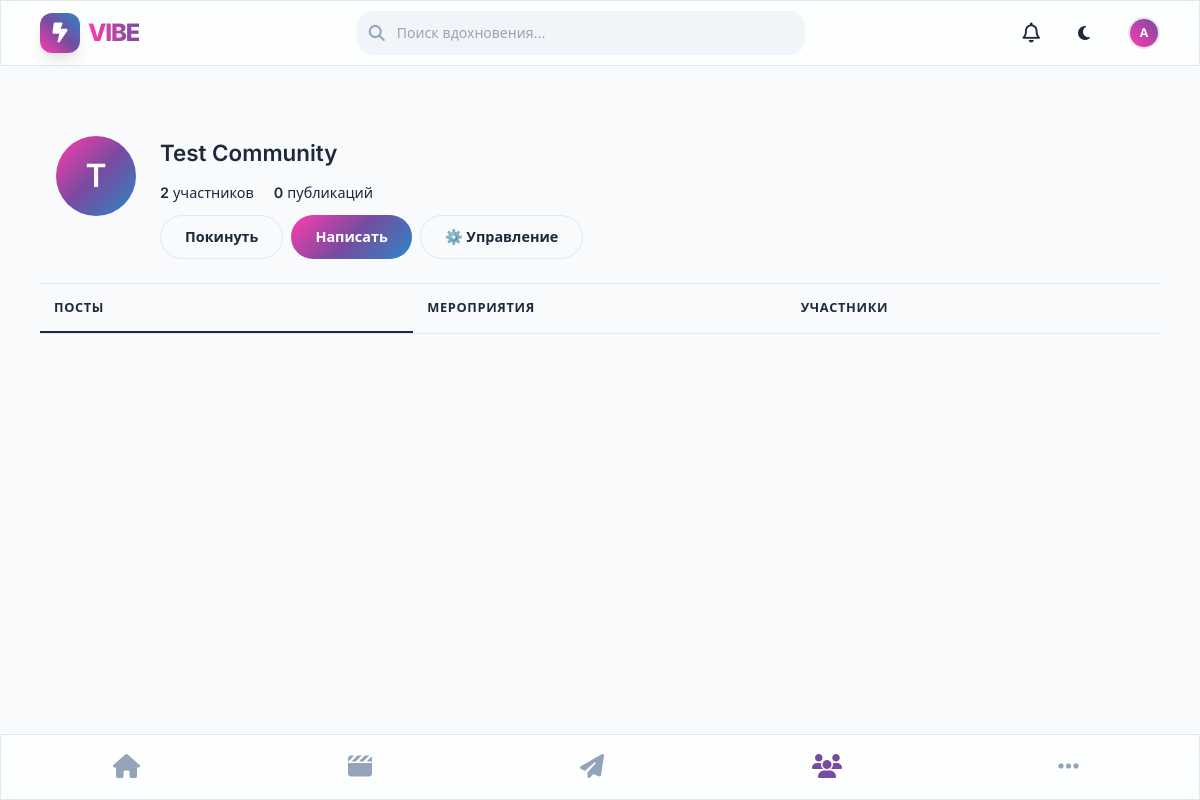
/community/test-community (signed in), run on the app's committed database.
### app.py (models this page shows, shortened)
class User(UserMixin, db.Model):
    id = db.Column(db.Integer, primary_key=True)
    username = db.Column(db.String(50), unique=True, nullable=False)
    email = db.Column(db.String(120), unique=True, nullable=False)
    password_hash = db.Column(db.String(200), nullable=False)
    bio = db.Column(db.Text)
    avatar = db.Column(db.String(200), default='default.png')
    avatar_cloudinary_url = db.Column(db.String(500), nullable=True)
    created_at = db.Column(db.DateTime, default=datetime.utcnow)
    last_seen = db.Column(db.DateTime, default=datetime.utcnow)
    location = db.Column(db.String(100), nullable=True)
    website = db.Column(db.String(200), nullable=True)
    birthday = db.Column(db.Date, nullable=True)
    interests = db.Column(db.Text, nullable=True)
    occupation = db.Column(db.String(100), nullable=True)
    is_private = db.Column(db.Boolean, default=False)
    hide_followers = db.Column(db.Boolean, default=False)
    hide_following = db.Column(db.Boolean, default=False)
    approve_followers = db.Column(db.Boolean, default=False)
    phone = db.Column(db.String(20), nullable=True)
    phone_verified = db.Column(db.Boolean, default=False)
    phone_otp = db.Column(db.String(6), nullable=True)
    phone_otp_expires = db.Column(db.DateTime, nullable=True)
    is_bot = db.Column(db.Boolean, default=False)
    bot_token = db.Column(db.String(64), unique=True, nullable=True)
    bot_commands = db.Column(db.Text, default='[]')
    can_join_groups = db.Column(db.Boolean, default=True)
    privacy_mode = db.Column(db.Boolean, default=True)
    webhook_url = db.Column(db.String(500), nullable=True)
    creator_id = db.Column(db.Integer, db.ForeignKey('user.id'), nullable=True)
    is_banned = db.Column(db.Boolean, default=False)
    is_staff = db.Column(db.Boolean, default=False)
    posts = db.relationship('Post', backref='author', lazy='dynamic')
    likes = db.relationship('Like', backref='user', lazy='dynamic')
    followed = db.relationship(
        'User', secondary=followers,
        primaryjoin=(followers.c.follower_id == id),
        secondaryjoin=(followers.c.followed_id == id),
        backref=db.backref('followers', lazy='dynamic'),
        lazy='dynamic'
    )
    blocked = db.relationship(
        'User', secondary=blocked,
        primaryjoin=(blocked.c.blocker_id == id),
        secondaryjoin=(blocked.c.blocked_id == id),
        backref=db.backref('blocked_by', lazy='dynamic'),
        lazy='dynamic'
    )
    messages_sent = db.relationship('Message', foreign_keys='Message.sender_id', backref='sender', lazy='dynamic')
    messages_received = db.relationship('Message', foreign_keys='Message.recipient_id', backref='recipient', lazy='dynamic')
    def is_member(self, community):
        return CommunityMember.query.filter_by(user_id=self.id, community_id=community.id, status='approved').first() is not None
    def is_pending(self, community):
        return CommunityMember.query.filter_by(user_id=self.id, community_id=community.id, status='pending').first() is not None
    def is_admin(self, community):
        member = CommunityMember.query.filter_by(user_id=self.id, community_id=community.id, status='approved').first()
        return member and member.role in ('admin', 'creator')

class Community(db.Model):
    id = db.Column(db.Integer, primary_key=True)
    name = db.Column(db.String(50), unique=True, nullable=False)
    slug = db.Column(db.String(50), unique=True, nullable=False)
    description = db.Column(db.Text)
    image = db.Column(db.String(200), default='community_default.png')
    is_private = db.Column(db.Boolean, default=False)
    created_at = db.Column(db.DateTime, default=datetime.utcnow)
    creator_id = db.Column(db.Integer, db.ForeignKey('user.id'), nullable=False)
    is_banned = db.Column(db.Boolean, default=False)
    creator = db.relationship('User', backref='created_communities')
    posts = db.relationship('Post', backref='community', lazy='dynamic', cascade='all, delete-orphan')
    members = db.relationship('CommunityMember', backref='community', lazy='dynamic', cascade='all, delete-orphan',
                           primaryjoin="CommunityMember.community_id==Community.id",
                           foreign_keys='CommunityMember.community_id',
                           viewonly=True)

### app.py (the view, shortened to what this page needs)
@app.route('/community/<slug>', methods=['GET', 'POST'])
def community(slug):
    comm = Community.query.filter_by(slug=slug).first_or_404()
    is_member = current_user.is_authenticated and current_user.is_member(comm)
    is_admin = current_user.is_authenticated and current_user.is_admin(comm)
    is_pending = current_user.is_authenticated and current_user.is_pending(comm)
    is_staff_view = current_user.is_authenticated and current_user.is_staff
    if comm.is_private and not is_member and not is_staff_view:
        if current_user.is_authenticated:
            flash('Это приватное сообщество')
            return redirect(url_for('communities'))
        return redirect(url_for('login'))
    posts = comm.posts.order_by(Post.created_at.desc()).all()
    show_edit = request.args.get('edit') == '1' and is_admin
    return render_template('community.html', community=comm, posts=posts, is_member=is_member, is_admin=is_admin, is_pending=is_pending, show_edit=show_edit, is_staff_view=is_staff_view)

### app.py (called while the page is built, shortened)
@app.after_request
def process_webhooks(response):
    if _webhook_queue:
        import threading
        t = threading.Thread(target=process_webhook_queue, daemon=True)
        t.start()
    return response

@login_manager.user_loader
def load_user(user_id):
    return User.query.get(int(user_id))

@app.before_request
def update_last_seen():
    if current_user.is_authenticated:
        try:
            current_user.last_seen = datetime.utcnow()
            db.session.commit()
        except:
            pass

@app.before_request
def run_migrations():
    global _migration_done
    if _migration_done:
        return

@app.context_processor
def inject_utils():
    def get_avatar_url(user):
        if user is None:
            return None
        if hasattr(user, 'avatar_cloudinary_url') and user.avatar_cloudinary_url:
            return user.avatar_cloudinary_url
        if hasattr(user, 'avatar') and user.avatar and user.avatar != 'default.png':
            return url_for('uploaded_file', filename=user.avatar)
        return None
    return dict(get_avatar_url=get_avatar_url)

### templates/community.html (shortened to what this page needs)
{% extends "base.html" %}
{% block content %}
<div class="profile">
    <div class="profile-header">
        <div class="profile-info">
            <div class="profile-avatar-large">
                {% if community.image and community.image.startswith('http') %}
                <img src="{{ community.image }}" alt="">
                {% elif community.image and community.image != 'community_default.png' %}
                <img src="{{ url_for('uploaded_file', filename=community.image) }}" alt="">
                {% else %}
                <div class="avatar-placeholder-large">{{ community.name[0].upper() }}</div>
                {% endif %}
            </div>
            <div class="profile-details">
                <div class="profile-title">
                    <h1 class="profile-username">{{ community.name }}</h1>
                </div>
                <div class="profile-stats">
                    <span><strong>{{ community.members.count() }}</strong> участников</span>
                    <span><strong>{{ community.posts.count() }}</strong> публикаций</span>
                </div>
                <div class="profile-actions">
                    {% if current_user.is_authenticated %}
                        {% if is_member %}
                        <form method="POST" action="{{ url_for('leave_community', slug=community.slug) }}">
                            <button type="submit" class="btn btn-outline">Покинуть</button>
                        </form>
                        {% elif is_pending %}
                        <span class="btn btn-outline" style="opacity: 0.7;">Заявка отправлена</span>
                        {% else %}
                        <form method="POST" action="{{ url_for('join_community', slug=community.slug) }}">
                            <input type="hidden" name="csrf_token" value="{{ csrf_token() }}">
                            <button type="submit" class="btn btn-primary">Вступить</button>
                        </form>
                        {% endif %}
                        {% if is_member %}
                        <a href="{{ url_for('community_post', slug=community.slug) }}" class="btn btn-primary">Написать</a>
                        {% endif %}
                        {% if is_admin %}
                        <a href="{{ url_for('community', slug=community.slug) }}?edit=1" class="btn btn-outline">⚙️ Управление</a>
                        {% endif %}
                    {% endif %}
                </div>
            </div>
        </div>
    </div>
    <div class="profile-tabs">
        <a href="{{ url_for('community', slug=community.slug) }}" class="tab active">Посты</a>
        <a href="{{ url_for('community_events', slug=community.slug) }}" class="tab">Мероприятия</a>
        {% if is_admin %}
        <a href="{{ url_for('community_members', slug=community.slug) }}" class="tab">Участники</a>
        {% endif %}
    </div>
    {% if is_member or not community.is_private %}
    <div class="feed">
    </div>
    {% else %}
    <div class="empty-state">
        <div class="empty-icon">🔒</div>
        <h3 class="empty-title">Закрытое сообщество</h3>
        <p class="empty-text">Вступите, чтобы видеть публикации</p>
    </div>
    {% endif %}
</div>
{% endblock %}

### templates/base.html (shortened to what this page needs)
<!DOCTYPE html>
<html lang="ru" class="scroll-smooth">
<head>
    <script src="https://cdn.tailwindcss.com"></script>
    <link rel="stylesheet" href="https://cdnjs.cloudflare.com/ajax/libs/font-awesome/6.5.1/css/all.min.css">
    <link rel="stylesheet" href="{{ url_for('static', filename='style.css') }}">
</head>
<body class="font-sans transition-colors duration-300">
    {% if request.endpoint not in ['chat_view', 'conversation', 'chats_list', 'create_chat', 'chat_members', 'chat_add_member', 'forward_message', 'edit_chat', 'delete_message', 'chats_api'] %}
    <header class="fixed top-0 w-full z-50 glass border-b border-slate-200 dark:border-dark-border">
        <div class="max-w-6xl mx-auto px-4 h-16 flex items-center justify-between">
            <div class="flex items-center gap-2">
                <div class="w-10 h-10 bg-gradient-to-tr from-brand-start via-brand-middle to-brand-end rounded-xl flex items-center justify-center text-white shadow-lg">
                    <i class="fa-solid fa-bolt-lightning text-xl"></i>
                </div>
                <a href="{{ url_for('index') }}" class="text-2xl font-extrabold tracking-tighter bg-clip-text text-transparent bg-gradient-to-r from-brand-start to-brand-middle">VIBE</a>
            </div>
            <div class="flex-1 max-w-md mx-8 hidden md:block">
                <div class="relative">
                    <span class="absolute inset-y-0 left-0 pl-3 flex items-center text-slate-400">
                        <i class="fa-solid fa-magnifying-glass"></i>
                    </span>
                    <form method="GET" action="{{ url_for('explore') }}">
                        <input type="text" name="q" placeholder="Поиск вдохновения..." class="w-full bg-slate-100 dark:bg-slate-800 border-none rounded-2xl py-3 pl-10 pr-4 focus:ring-2 focus:ring-brand-middle transition-all outline-none text-sm">
                    </form>
                </div>
            </div>
            <div class="flex items-center gap-2 sm:gap-6">
                {% if current_user.is_authenticated %}
                <a href="{{ url_for('notifications') }}" class="text-xl hover:text-brand-middle transition-colors relative">
                    <i class="fa-regular fa-bell"></i>
                </a>
                <button id="theme-toggle" class="w-10 h-10 rounded-xl flex items-center justify-center hover:bg-slate-100 dark:hover:bg-slate-800 transition-all">
                    <i class="fa-solid fa-moon dark:hidden"></i>
                </button>
                <a href="{{ url_for('user_profile', username=current_user.username) }}" class="w-8 h-8 rounded-full overflow-hidden border-2 border-slate-200 dark:border-dark-border cursor-pointer">
                    {% set avatar_url = get_avatar_url(current_user) %}
                    {% if avatar_url %}
                    <img src="{{ avatar_url }}" alt="Profile" class="w-full h-full object-cover">
                    {% else %}
                    <div class="w-full h-full bg-gradient-to-tr from-brand-start to-brand-middle flex items-center justify-center text-white text-xs font-bold">
                        {{ current_user.username[0].upper() }}
                    </div>
                    {% endif %}
                </a>
                {% endif %}
            </div>
        </div>
    </header>
    {% endif %}
    <main class="{% if request.endpoint in ['chat_view', 'conversation', 'chats_list', 'create_chat', 'chat_members', 'chat_add_member', 'forward_message', 'edit_chat', 'delete_message', 'chats_api'] %}h-screen{% else %}pt-20 pb-24 lg:pt-28 max-w-6xl mx-auto px-4{% endif %}">
        {% block content %}{% endblock %}
    </main>
    {% if current_user.is_authenticated and request.endpoint not in ['chat_view', 'conversation', 'chats_list', 'create_chat', 'chat_members', 'chat_add_member', 'forward_message', 'edit_chat', 'delete_message', 'chats_api'] %}
    <nav class="fixed bottom-0 w-full glass border-t border-slate-200 dark:border-dark-border z-50">
        <div class="flex items-center justify-around h-16 px-2">
            <a href="{{ url_for('index') }}" class="text-2xl {% if request.endpoint == 'index' %}text-brand-middle{% else %}text-slate-400 hover:text-brand-middle transition-colors{% endif %}">
                <i class="fa-solid fa-house"></i>
            </a>
            <a href="{{ url_for('shorts') }}" class="text-2xl {% if request.endpoint in ['shorts', 'view_shorts', 'create_shorts'] %}text-brand-middle{% else %}text-slate-400 hover:text-brand-middle transition-colors{% endif %}">
                <i class="fa-solid fa-clapperboard"></i>
            </a>
            <a href="{{ url_for('messages') }}" class="text-2xl {% if request.endpoint in ['messages', 'conversation', 'chat_view', 'chat_add_member', 'chat_members', 'chat_edit', 'chat_shared_media', 'forward_message', 'direct_edit', 'direct_shared_media'] %}text-brand-middle{% else %}text-slate-400 hover:text-brand-middle transition-colors{% endif %}">
                <i class="fa-solid fa-paper-plane"></i>
            </a>
            <a href="{{ url_for('communities') }}" class="text-2xl {% if request.endpoint in ['communities', 'community', 'create_community', 'community_members', 'community_requests', 'community_events', 'community_post'] %}text-brand-middle{% else %}text-slate-400 hover:text-brand-middle transition-colors{% endif %}">
                <i class="fa-solid fa-users"></i>
            </a>
            <div class="relative" id="moreMenuContainer">
                <button onclick="toggleMoreMenu()" class="text-2xl text-slate-400 hover:text-brand-middle transition-colors p-2">
                    <i class="fa-solid fa-ellipsis"></i>
                </button>
                        {% set avatar_url = get_avatar_url(current_user) %}
            </div>
        </div>
    </nav>
    {% endif %}
</body>
</html>

### templates/base.html (style rules this page uses)
.glass { background: rgba(255, 255, 255, 0.7); backdrop-filter: blur(12px); -webkit-backdrop-filter: blur(12px); border: 1px solid rgba(255, 255, 255, 0.3); }
body { scrollbar-width: thin !important; scrollbar-color: #bfc5ce transparent !important; }

### data on the page
User: username "A"
Community: name "T", name "Test Community"

### other printed values
{{ community.members.count() }} "2"
{{ community.posts.count() }} "0"
